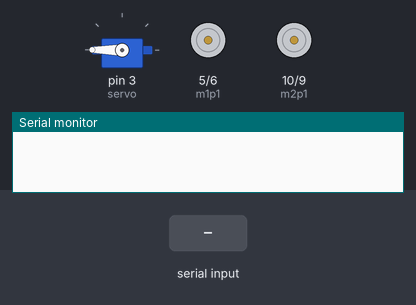
A sketch run on a simulated Arduino Uno, built with avr-gcc and run on an emulated ATmega328P. Parts: servo, motor-driver pin pairs drawn as motors (green arrow = first pin HIGH = forward, orange = second pin HIGH = backward, longer = more drive), the last lines printed to the serial monitor. Inputs (shaded band) come from the test bench.

Above: at 2.1 s.
At 10.8 s:
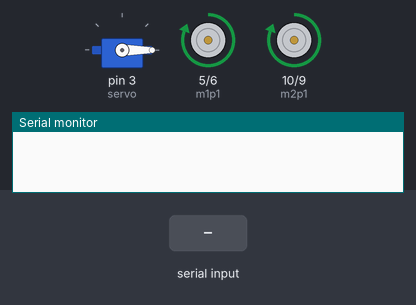
10.9 s: "1" received over the second serial link
At 18.6 s:
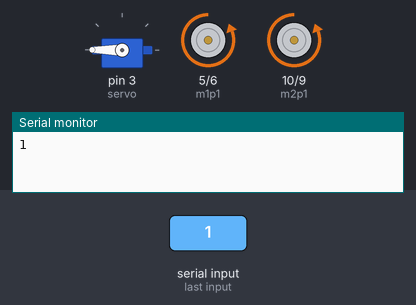
Timing chart, 0 to 22.9 s (numbered marks = the images above; inputs shaded):
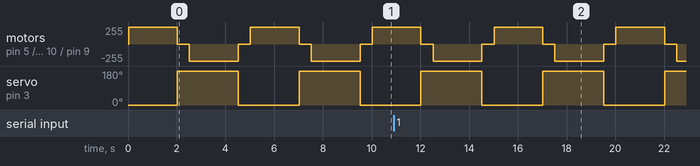

Measured:
- by itself, servo on pin 3 (servo): alternates 180° for 2.5 s and 0° for 2.5 s
- by itself, motor on pin 5 (m1p1) / pin 6 (m1p2), motor on pin 10 (m2p1) / pin 9 (m2p2): repeats every 5.0 s: backward 255/255 2.0 s, stopped 0.50 s, forward 255/255 2.0 s, stopped 0.50 s

The sketch:

motors.ino
```cpp
#include <Servo.h>
#include <SoftwareSerial.h>

#define servo 3
#define m1p1 5
#define m1p2 6
#define m2p1 10
#define m2p2 9

Servo myservo;
SoftwareSerial espSerial(13, 12);

void setup() {

  pinMode(m1p1, OUTPUT);
  pinMode(m1p2, OUTPUT);
  pinMode(m2p1, OUTPUT);
  pinMode(m2p2, OUTPUT);

  myservo.attach(servo);
  myservo.write(0);

  Serial.begin(9600);
  espSerial.begin(9600);
  delay(10);
  espSerial.write('w');
  delay(10);
}

void loop() {
  char teste;
  if(espSerial.available())
  {
    teste = espSerial.read();
    Serial.println(teste);
    espSerial.write(teste);
  }

  int delay_time = 2000;
  digitalWrite(m1p1, HIGH);
  digitalWrite(m1p2, LOW);

  digitalWrite(m2p1, HIGH);
  digitalWrite(m2p2, LOW);
  delay(delay_time);
  myservo.write(180);
  digitalWrite(m1p1, LOW);
  digitalWrite(m1p2, LOW);
  digitalWrite(m2p1, LOW);
  digitalWrite(m2p2, LOW);
  delay(500);

  digitalWrite(m1p1, LOW);
  digitalWrite(m1p2, HIGH);

  digitalWrite(m2p1, LOW);
  digitalWrite(m2p2, HIGH);
  delay(delay_time);
  myservo.write(0);
  digitalWrite(m1p1, LOW);
  digitalWrite(m1p2, LOW);
  digitalWrite(m2p1, LOW);
  digitalWrite(m2p2, LOW);
  delay(500);

}
```
